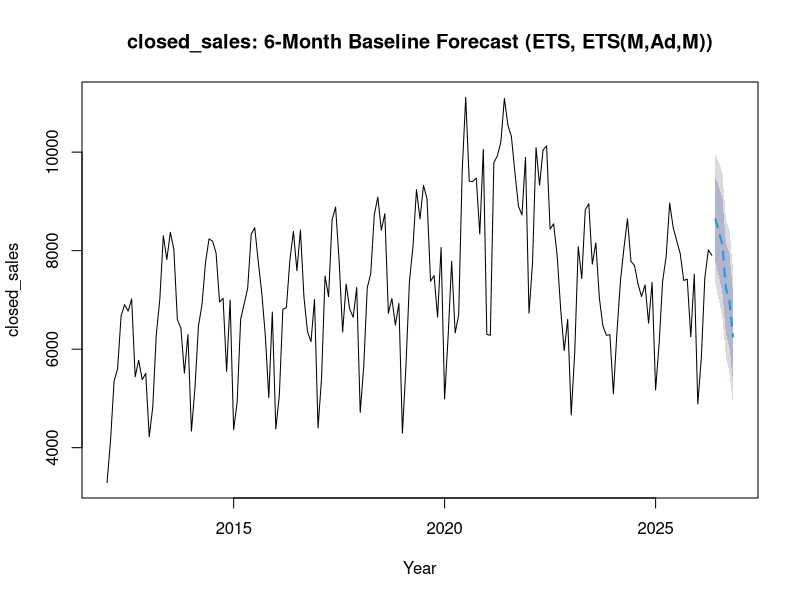
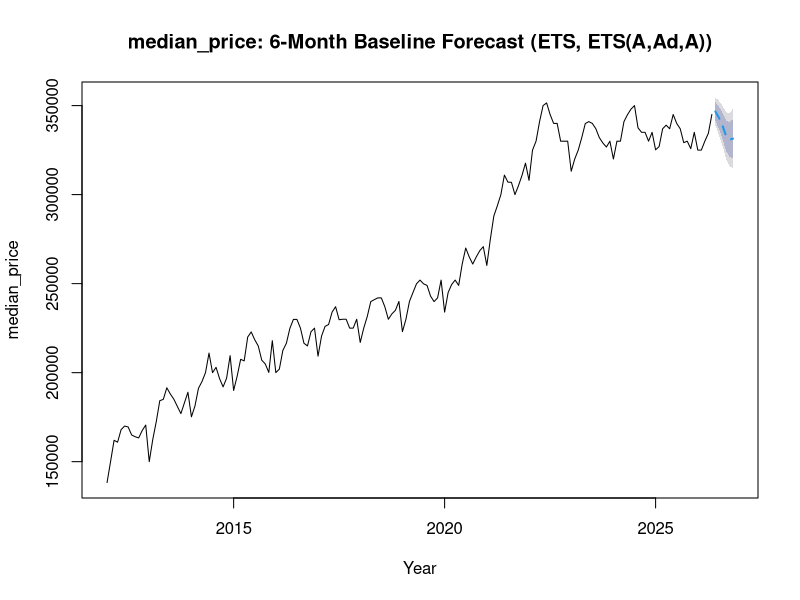

The R script that drew these images, in order:
# Baseline forecast: a naive, mechanical extrapolation of closed_sales and
# median_price six months forward, using R's forecast package (ets, automatic
# exponential smoothing model selection).
#
# This project is explicitly descriptive, not predictive, everywhere else.
# This script is the one deliberate exception, and it exists to make that
# boundary concrete rather than abstract: a forecast here is a mechanical
# projection of past patterns, not a business recommendation, a market call,
# or a claim about what will actually happen. It has no access to anything
# outside its own two input series, no macro context, no knowledge of the
# oil, employment, or rate variables studied elsewhere in this project.
#
# R is used here because the forecast package's ets() and auto.arima() give
# a standard, well-documented automatic model selection and clean prediction
# intervals, matching this project's other use of R for time-series-specific
# tooling (see granger_causality.R).
#
# Run from this directory: Rscript forecast_baseline.R
# Requires: forecast (see install_packages.R)

suppressPackageStartupMessages({
  library(forecast)
})

df <- read.csv("../../data/houston_housing_market.csv")
df$month <- as.Date(df$month)
df <- df[order(df$month), ]

start_year <- as.numeric(format(min(df$month), "%Y"))
start_month <- as.numeric(format(min(df$month), "%m"))

sales_ts <- ts(df$closed_sales, start = c(start_year, start_month), frequency = 12)
price_ts <- ts(df$median_price, start = c(start_year, start_month), frequency = 12)

horizon <- 6

# Small base-R helper for month arithmetic, to avoid a lubridate dependency.
add_months <- function(date, n) {
  seq(date, by = paste(n, "months"), length.out = 2)[2]
}

fit_and_forecast <- function(series_ts, series_name) {
  fit <- ets(series_ts)
  fc <- forecast(fit, h = horizon)

  png(paste0(series_name, "_forecast.png"), width = 1100, height = 550, res = 120)
  plot(fc, main = paste0(series_name, ": ", horizon, "-Month Baseline Forecast (ETS, ", fit$method, ")"),
       ylab = series_name, xlab = "Year", flty = 2)
  dev.off()

  fc_dates <- seq(add_months(max(df$month), 1), by = "month", length.out = horizon)
  data.frame(
    month = format(fc_dates, "%Y-%m-%d"),
    series = series_name,
    point_forecast = round(as.numeric(fc$mean), 1),
    lo_80 = round(as.numeric(fc$lower[, 1]), 1),
    hi_80 = round(as.numeric(fc$upper[, 1]), 1),
    lo_95 = round(as.numeric(fc$lower[, 2]), 1),
    hi_95 = round(as.numeric(fc$upper[, 2]), 1),
    model = fit$method
  )
}

sales_forecast <- fit_and_forecast(sales_ts, "closed_sales")
price_forecast <- fit_and_forecast(price_ts, "median_price")

results <- rbind(sales_forecast, price_forecast)
cat("=== Baseline ETS forecast, 6 months ahead ===\n")
print(results, row.names = FALSE)

write.csv(results, "forecast_baseline_results.csv", row.names = FALSE)
cat("\nWrote forecast_baseline_results.csv, closed_sales_forecast.png, median_price_forecast.png\n")
cat("\nReminder: this is a mechanical extrapolation of two series' own history,\n",
    "with no macro context. Not a prediction to act on.\n")
